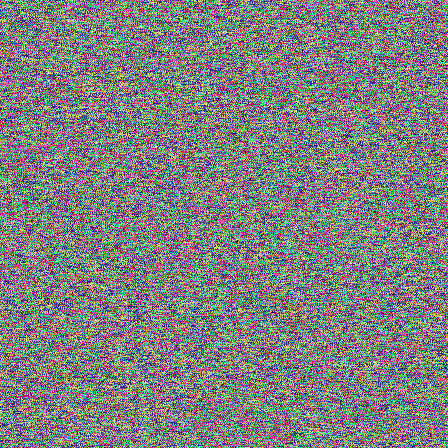
#> input picture main/picture/encrypted.png, 448 x 448 px, found by its file name
$ python '相关性检验.py'
#> lines starting #> are read from the running program, lines starting #| are printed output that depends on the picture
import cv2
import numpy as np
import matplotlib.pyplot as plt
import matplotlib
matplotlib.use('TkAgg')  # 避免 interagg 报错

plt.rcParams['font.sans-serif'] = ['SimHei']  # 指定字体为黑体
plt.rcParams['axes.unicode_minus'] = False   # 显示负号
def correlation_analysis_rgb(image_path, num_points=5000):
    """
    对彩色图像 (RGB) 进行相邻像素相关性分析（水平、垂直、对角）
    - 每个通道单独分析
    - 绘制散点图可视化
    - 输出每个通道的相关系数结果

    参数:
        image_path: 图像路径
        num_points: 随机采样的像素点数

    返回:
        corr_results: dict 形式 {通道: {方向: 相关系数}}
    """
#> called with num_points = 5000
    # 读取图像 (BGR -> RGB)
    img_bgr = cv2.imread(image_path)
#> img_bgr is the input picture: shape (448, 448, 3); mean B, G, R 127.8, 127.5, 127.5
    if img_bgr is None:
        raise ValueError(f"无法读取图像：{image_path}")
    img = cv2.cvtColor(img_bgr, cv2.COLOR_BGR2RGB)
    h, w, _ = img.shape
#> h = 448; w = 448

    # 随机采样坐标
    x = np.random.randint(0, h - 1, num_points)
    y = np.random.randint(0, w - 1, num_points)

    # 三个方向
    directions = {
        '水平相邻Horizontal': (x, y, x, y + 1),
        '垂直相邻Vertical': (x, y, x + 1, y),
        '对角相邻Diagonal': (x, y, x + 1, y + 1)
    }

    # 通道名称
    channels = ['R', 'G', 'B']
    corr_results = {}

    # 可视化绘图
    plt.figure(figsize=(12, 10))
    plot_index = 1

    for c_idx, c_name in enumerate(channels):
        corr_results[c_name] = {}
        channel_data = img[:, :, c_idx]

        for direction, (x1, y1, x2, y2) in directions.items():
            # 防止越界
            valid_mask = (x2 < h) & (y2 < w)
            a = channel_data[x1[valid_mask], y1[valid_mask]]
            b = channel_data[x2[valid_mask], y2[valid_mask]]

            # 计算相关系数
            r = np.corrcoef(a, b)[0, 1]
            corr_results[c_name][direction] = r

            # 绘制散点图
            plt.subplot(3, 3, plot_index)
            plt.scatter(a, b, s=1, alpha=0.5, c=c_name.lower())
            plt.title(f"{c_name}-{direction}\nCorr = {r:.4f}")
            plt.xlabel("Pixel(i)")
            plt.ylabel("Pixel(j)")
            plt.grid(True)
            plot_index += 1
#> this loop made 3 passes
#> pass 1, in correlation_analysis_rgb, `channel_data = img[:, :, c_idx]`:
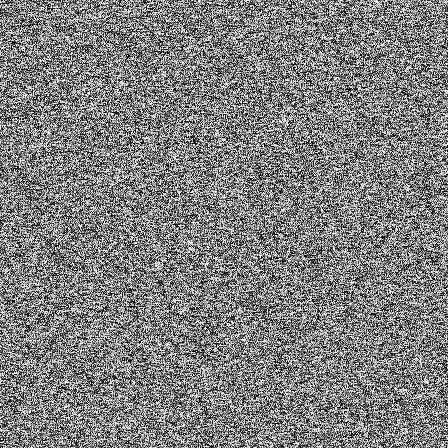
#> channel_data: shape (448, 448); min 0, max 255, mean 127.5
#> pass 2, in correlation_analysis_rgb, `channel_data = img[:, :, c_idx]`:
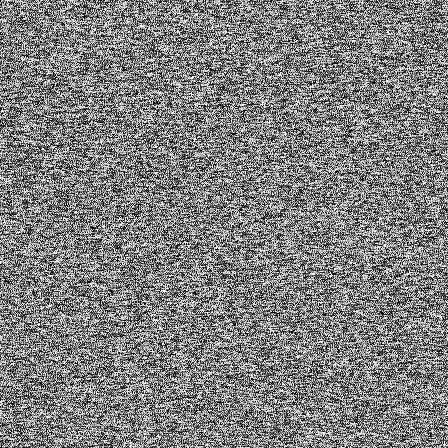
#> channel_data: shape (448, 448); min 0, max 255, mean 127.5
#> pass 3, in correlation_analysis_rgb, `channel_data = img[:, :, c_idx]`:
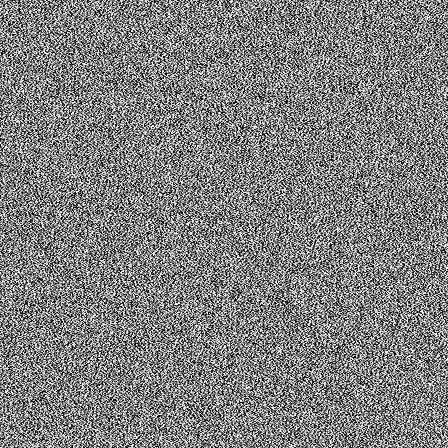
#> channel_data: shape (448, 448); min 0, max 255, mean 127.8
#> after the loop, corr_results = 3 items; plot_index = 10

    plt.suptitle("RGB 相邻像素相关性分析", fontsize=16)
    plt.tight_layout()
    plt.show()
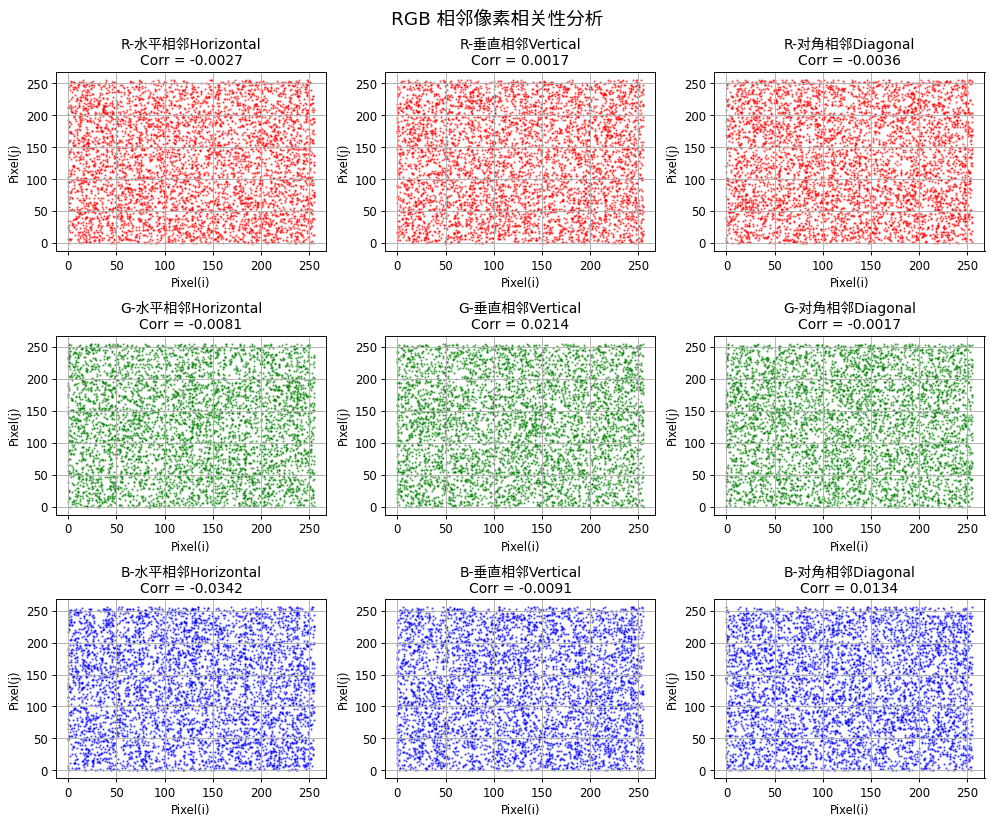
#> figure drawn by matplotlib, 9 panels

    # 打印结果
    print("\n=== 各通道相关系数结果 ===")
    for c, vals in corr_results.items():
        print(f"\n通道 {c}:")
        for d, r in vals.items():
            print(f"  {d:<10}: {r:.4f}")
#> this loop made 3 passes
#> c on passes 1 to 3: 'R', 'G', 'B'
#| 通道 R:
#|   水平相邻Horizontal: -0.0027
#|   垂直相邻Vertical: 0.0017
#|   对角相邻Diagonal: -0.0036
#| 通道 G:
#|   水平相邻Horizontal: -0.0081
#|   垂直相邻Vertical: 0.0214
#|   对角相邻Diagonal: -0.0017
#| 通道 B:
#|   水平相邻Horizontal: -0.0342
#> (further printed lines are left out)

    return corr_results


# 示例使用
if __name__ == "__main__":
    path = r"F:\PycharmProjects\pythonProject\tuxiangjiami\main\picture\encrypted.png"  # 图像路径
    correlation_analysis_rgb(path)
